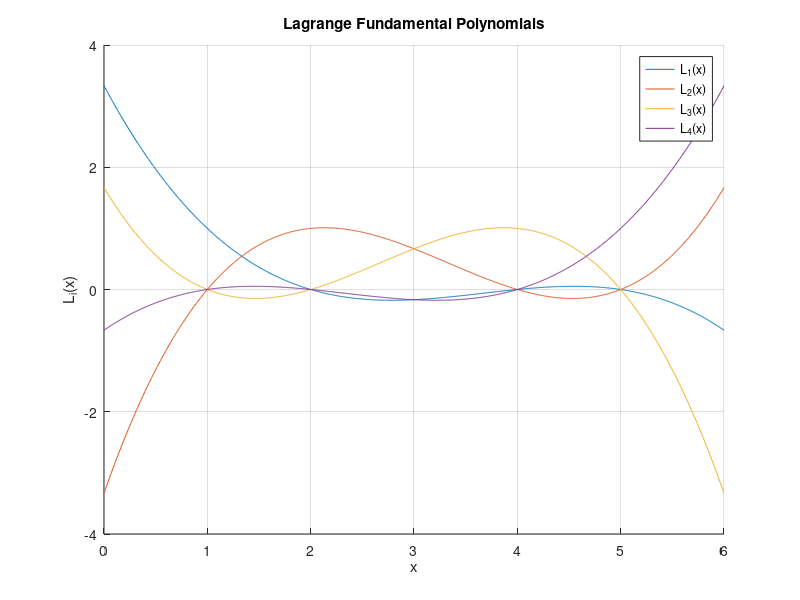

MATLAB code for this plot:
1;
function plot_lagrange_basis(x)
  % x - array-ul de coordonate
  % n - number of data points(degree=n-1)

  n = length(x);
  x_range = linspace(min(x) - 1, max(x) + 1, 1000); % plotting range

  % storage matrix for polynomial values
  L = zeros(n, length(x_range));

  % calculus for each Lagrange basis polynomial
  for i = 1:n
    L(i, :) = 1;
    for j = 1:n
      if i != j
        L(i, :) = L(i, :) .* (x_range - x(j)) / (x(i) - x(j));
      end
    end
  end

  % plotting
  hold on;
  for i = 1:n
    plot(x_range, L(i, :), 'DisplayName', sprintf('L_{%d}(x)', i));
  end

  legend('show');
  title('Lagrange Fundamental Polynomials');
  xlabel('x');
  ylabel('L_i(x)');
  grid on;
  hold off;
end


x = [1, 2, 4, 5];
plot_lagrange_basis(x);
